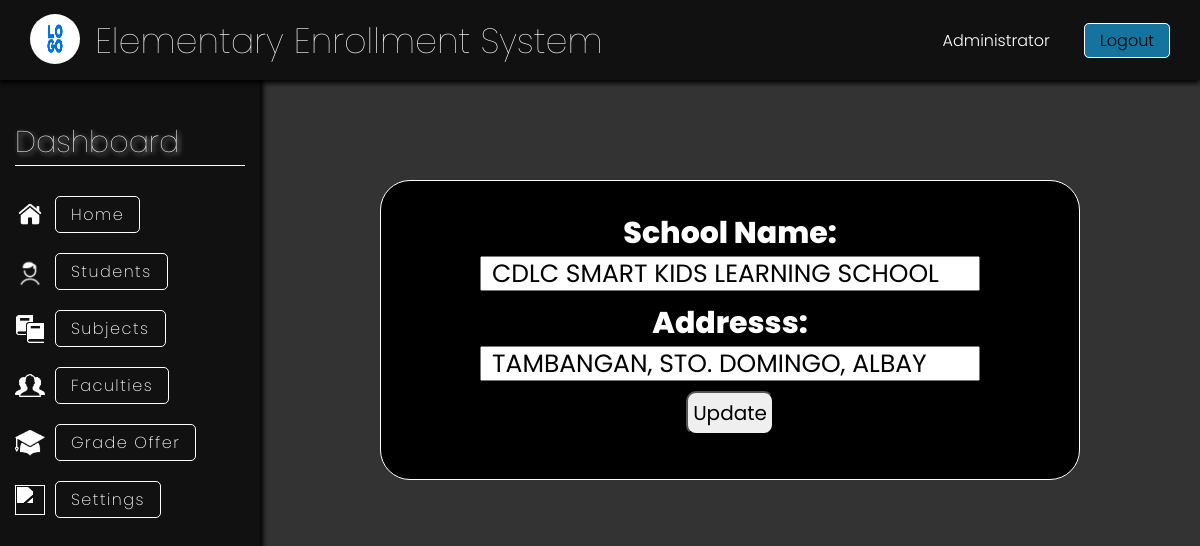
The app's page /index.php?page=settings (signed in) with its own data.
### tables this page shows
CREATE TABLE `school` (
  `ID` int(10) NOT NULL,
  `SCHOOL_NAME` varchar(200) NOT NULL,
  `SCHOOL_ADDRESS` varchar(150) NOT NULL
);

### includes/include.php (called while the page is built, shortened)
<?php
include "function.php";
$mySQLFunction = new myDataBase("localhost", "dhiee15", "0c/aD*6-urN.t(K_", "enrollment_db");

### includes/function.php (called while the page is built, shortened)
<?php
class myDataBase
{
    private $hostname;
    private $username;
    private $password;
    private $database;
    private $con;
    public function __construct($hostname, $username, $password, $database)
    {
        $this->hostname = $hostname;
        $this->username = $username;
        $this->password = $password;
        $this->database = $database;
    }
    public function connection()
    {
        try {
            if (!$this->con) {
                $this->con = mysqli_connect($this->hostname, $this->username, $this->password, $this->database);
                if ($this->con) {
                    return true;
                } else {
                    return false;
                }
            } else {
                return true;
            }
        } catch (mysqli_sql_exception) {
            echo "FAILED TO CONNECT TO DATABASE";
        }
    }
    public function disconnect()
    {
        if ($this->con) {
            if (mysqli_close($this->con)) {
                $this->con = false;
                return true;
            } else {
                return false;
            }
        } else {
            return true;
        }
    }
    public function getSchool()
    {
        $sql = "SELECT * FROM `SCHOOL`";
        $stored = ($this->con->query($sql))->fetch_assoc();
        return $stored;
    }
}

### settings.php (the view, shortened to what this page needs)
<?php
include "includes/include.php";
$mySQLFunction->connection();
$result = $mySQLFunction->getSchool();
?>
<div class="container">
    <div class="settings">
        <form action="?page=settings" method="POST">
            School Name: <input type="text" name="school" value="<?php echo $result["SCHOOL_NAME"]; ?>" autofocus autocomplete="off">
            Addresss: <input type="text" name="address" value="<?php echo $result["SCHOOL_ADDRESS"]; ?>" autocomplete="off">
            <button name="submit">Update</button>
        </form>
    </div>
</div>

### css/dashboard-style.css (style rules this page uses)
* { margin: 0; padding: 0; box-sizing: border-box; font-family: "Poppins", sans-serif; }
body { background-color: #333; }
.container { width: 100vw; height: 100vh; padding-top: 10vh; padding-left: 260px; }
.settings { border: 1px solid white; width: 700px; height: 300px; margin: 100px auto; border-radius: 30px; background: black; }
.settings form { display: flex; justify-content: center; flex-direction: column; align-items: center; padding: 30px; color: white; font-weight: 800; font-size: 30px; }
.settings form input { width: 500px; height: 35px; font-size: 25px; margin-bottom: 10px; padding: 10px; }
.settings form button { font-size: 20px; padding: 5px; border-radius: 10px; }

### records on screen
school: school "CDLC SMART KIDS LEARNING SCHOOL", address "TAMBANGAN, STO. DOMINGO, ALBAY"
